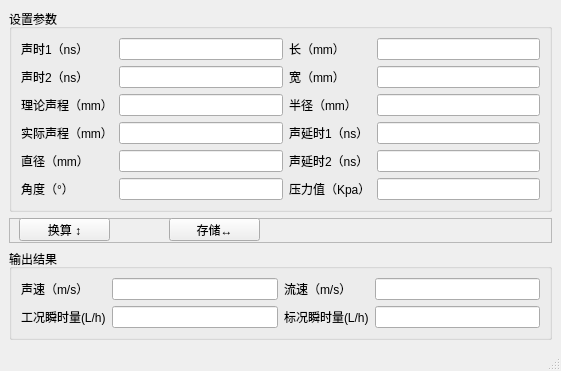
<?xml version="1.0" encoding="UTF-8"?>
<ui version="4.0">
 <class>MainWindow</class>
 <widget class="QMainWindow" name="MainWindow">
  <property name="geometry">
   <rect>
    <x>0</x>
    <y>0</y>
    <width>561</width>
    <height>364</height>
   </rect>
  </property>
  <property name="windowTitle">
   <string>MainWindow</string>
  </property>
  <widget class="QWidget" name="centralwidget">
   <layout class="QVBoxLayout" name="verticalLayout">
    <item>
     <widget class="QGroupBox" name="Box_set">
      <property name="title">
       <string>设置参数</string>
      </property>
      <layout class="QVBoxLayout" name="verticalLayout_2">
       <item>
        <layout class="QGridLayout" name="gridLayout">
         <item row="0" column="3">
          <widget class="QLineEdit" name="chang_line"/>
         </item>
         <item row="1" column="3">
          <widget class="QLineEdit" name="kuan_line"/>
         </item>
         <item row="2" column="3">
          <widget class="QLineEdit" name="rad_line"/>
         </item>
         <item row="3" column="3">
          <widget class="QLineEdit" name="sounddelay1_line"/>
         </item>
         <item row="2" column="1">
          <widget class="QLineEdit" name="theorysl_line"/>
         </item>
         <item row="4" column="0">
          <widget class="QLabel" name="diameter_label">
           <property name="text">
            <string>直径（mm）</string>
           </property>
          </widget>
         </item>
         <item row="3" column="2">
          <widget class="QLabel" name="sounddelay1_label">
           <property name="text">
            <string>声延时1（ns）</string>
           </property>
          </widget>
         </item>
         <item row="4" column="2">
          <widget class="QLabel" name="sounddelay2_label">
           <property name="text">
            <string>声延时2（ns）</string>
           </property>
          </widget>
         </item>
         <item row="1" column="1">
          <widget class="QLineEdit" name="st2_line"/>
         </item>
         <item row="5" column="3">
          <widget class="QLineEdit" name="fixpress_line"/>
         </item>
         <item row="3" column="1">
          <widget class="QLineEdit" name="realsl_line"/>
         </item>
         <item row="2" column="0">
          <widget class="QLabel" name="theoryst_label">
           <property name="text">
            <string>理论声程（mm）</string>
           </property>
          </widget>
         </item>
         <item row="0" column="0">
          <widget class="QLabel" name="st1_label">
           <property name="text">
            <string>声时1（ns）</string>
           </property>
          </widget>
         </item>
         <item row="5" column="0">
          <widget class="QLabel" name="angle_label">
           <property name="text">
            <string>角度（°）</string>
           </property>
          </widget>
         </item>
         <item row="4" column="1">
          <widget class="QLineEdit" name="diameter_line"/>
         </item>
         <item row="2" column="2">
          <widget class="QLabel" name="rad_label">
           <property name="text">
            <string>半径（mm）</string>
           </property>
          </widget>
         </item>
         <item row="0" column="2">
          <widget class="QLabel" name="chang_label">
           <property name="text">
            <string>长（mm）</string>
           </property>
          </widget>
         </item>
         <item row="3" column="0">
          <widget class="QLabel" name="realsl_label">
           <property name="text">
            <string>实际声程（mm）</string>
           </property>
          </widget>
         </item>
         <item row="4" column="3">
          <widget class="QLineEdit" name="sounddelay2_line"/>
         </item>
         <item row="5" column="2">
          <widget class="QLabel" name="fixpress_label">
           <property name="text">
            <string>压力值（Kpa）</string>
           </property>
          </widget>
         </item>
         <item row="5" column="1">
          <widget class="QLineEdit" name="angle_line"/>
         </item>
         <item row="1" column="0">
          <widget class="QLabel" name="st2_label">
           <property name="text">
            <string>声时2（ns）</string>
           </property>
          </widget>
         </item>
         <item row="1" column="2">
          <widget class="QLabel" name="kuan_label">
           <property name="text">
            <string>宽（mm）</string>
           </property>
          </widget>
         </item>
         <item row="0" column="1">
          <widget class="QLineEdit" name="st1_line"/>
         </item>
        </layout>
       </item>
      </layout>
     </widget>
    </item>
    <item>
     <widget class="QFrame" name="frame">
      <property name="minimumSize">
       <size>
        <width>0</width>
        <height>25</height>
       </size>
      </property>
      <property name="maximumSize">
       <size>
        <width>16777215</width>
        <height>30</height>
       </size>
      </property>
      <property name="frameShape">
       <enum>QFrame::StyledPanel</enum>
      </property>
      <property name="frameShadow">
       <enum>QFrame::Raised</enum>
      </property>
      <widget class="QPushButton" name="cal_btn">
       <property name="geometry">
        <rect>
         <x>10</x>
         <y>0</y>
         <width>91</width>
         <height>23</height>
        </rect>
       </property>
       <property name="text">
        <string>换算 ↕</string>
       </property>
      </widget>
      <widget class="QPushButton" name="save_btn">
       <property name="geometry">
        <rect>
         <x>160</x>
         <y>0</y>
         <width>91</width>
         <height>23</height>
        </rect>
       </property>
       <property name="text">
        <string>存储↔</string>
       </property>
      </widget>
     </widget>
    </item>
    <item>
     <widget class="QGroupBox" name="Box_show">
      <property name="title">
       <string>输出结果</string>
      </property>
      <layout class="QVBoxLayout" name="verticalLayout_3">
       <item>
        <layout class="QGridLayout" name="gridLayout_2">
         <item row="0" column="0">
          <widget class="QLabel" name="sv_label">
           <property name="text">
            <string>声速（m/s）</string>
           </property>
          </widget>
         </item>
         <item row="0" column="1">
          <widget class="QLineEdit" name="sv_line">
           <property name="enabled">
            <bool>true</bool>
           </property>
          </widget>
         </item>
         <item row="0" column="2">
          <widget class="QLabel" name="fv_label">
           <property name="text">
            <string>流速（m/s）</string>
           </property>
          </widget>
         </item>
         <item row="0" column="3">
          <widget class="QLineEdit" name="fv_line">
           <property name="enabled">
            <bool>true</bool>
           </property>
          </widget>
         </item>
         <item row="1" column="0">
          <widget class="QLabel" name="wfr_label">
           <property name="text">
            <string>工况瞬时量(L/h)</string>
           </property>
          </widget>
         </item>
         <item row="1" column="1">
          <widget class="QLineEdit" name="wfr_line">
           <property name="enabled">
            <bool>true</bool>
           </property>
          </widget>
         </item>
         <item row="1" column="2">
          <widget class="QLabel" name="sfr_label">
           <property name="text">
            <string>标况瞬时量(L/h)</string>
           </property>
          </widget>
         </item>
         <item row="1" column="3">
          <widget class="QLineEdit" name="sfr_line">
           <property name="enabled">
            <bool>true</bool>
           </property>
          </widget>
         </item>
        </layout>
       </item>
      </layout>
     </widget>
    </item>
   </layout>
  </widget>
  <widget class="QMenuBar" name="menubar">
   <property name="geometry">
    <rect>
     <x>0</x>
     <y>0</y>
     <width>561</width>
     <height>23</height>
    </rect>
   </property>
  </widget>
  <widget class="QStatusBar" name="statusbar"/>
 </widget>
 <resources/>
 <connections/>
</ui>
